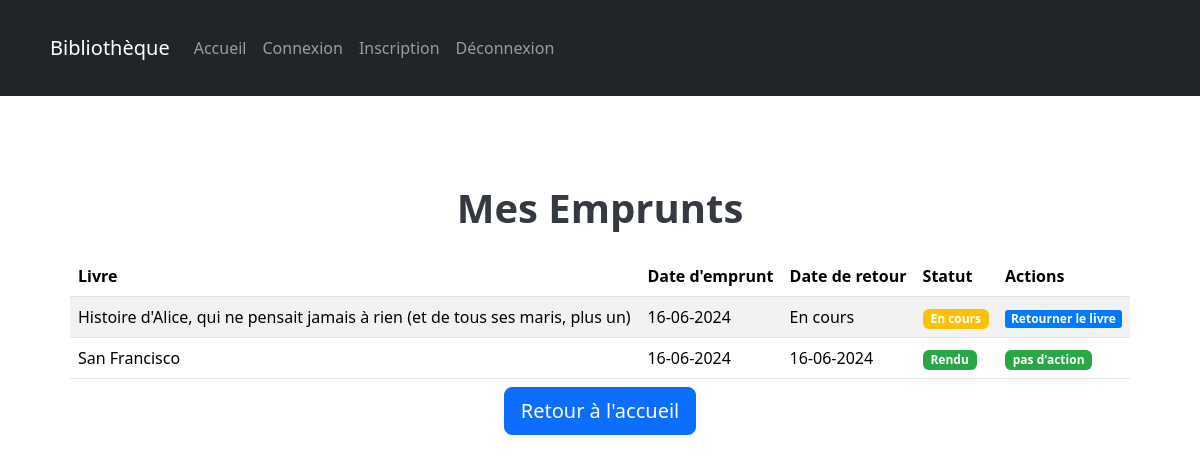
/mes_emprunts (signed in), run on the app's committed database.
### app.py (models this page shows)
class Emprunt(db.Model):
    id = db.Column(db.Integer, primary_key=True)
    utilisateur_id = db.Column(db.Integer, db.ForeignKey('utilisateur.id'), nullable=False)
    livre_id = db.Column(db.Integer, db.ForeignKey('livre.id'), nullable=False)
    date_emprunt = db.Column(db.DateTime, nullable=False)
    duree_emprunt = db.Column(db.Integer, nullable=False)
    date_retour = db.Column(db.DateTime)

class Livre(db.Model):
    id = db.Column(db.Integer, primary_key=True)
    titre = db.Column(db.String(100), nullable=False)
    auteur = db.Column(db.String(100), nullable=False)
    genre = db.Column(db.String(50), nullable=False)
    annee_publication = db.Column(db.Integer, nullable=False)
    description = db.Column(db.Text, nullable=True)
    quantite = db.Column(db.Integer, default=1, nullable=False)
    image_url = db.Column(db.String(200), nullable=True)
    emprunts = db.relationship('Emprunt', backref='livre', lazy=True)

### app.py (the view)
@app.route('/mes_emprunts')
@login_required
@role_required(is_SuperUser_required=False)
def mes_emprunts():
    emprunts = Emprunt.query.filter_by(utilisateur_id=current_user.id).all()
    return render_template('mes_emprunts.html', emprunts=emprunts)

### app.py (called while the page is built)
@login_manager.user_loader
def load_user(user_id):
    return Utilisateur.query.get(int(user_id))

def role_required(is_SuperUser_required):
    def decorator(f):
        @wraps(f)
        def decorated_function(*args, **kwargs):
            if not current_user.is_authenticated:
                return redirect(url_for('connexion'))
            if is_SuperUser_required and not current_user.is_SuperUser:
                return redirect(url_for('accueil'))
            if not is_SuperUser_required and current_user.is_SuperUser:
                return redirect(url_for('accueil_admin'))
            return f(*args, **kwargs)
        return decorated_function
    return decorator

### templates/mes_emprunts.html (shortened to what this page needs)
{% extends 'layout.html' %}
{% block content %}
<div class="container mt-4">
    <h1 class="text-center mb-4">Mes Emprunts</h1>
    <div class="table-responsive">
        <table class="table table-striped table-hover custom-table">
            <thead class="thead-dark">
                <tr>
                    <th scope="col">Livre</th>
                    <th scope="col">Date d'emprunt</th>
                    <th scope="col">Date de retour</th>
                    <th scope="col">Statut</th>
                    <th scope="col">Actions</th>
                </tr>
            </thead>
            <tbody>
                {% for emprunt in emprunts %}
                <tr>
                    <td>{{ emprunt.livre.titre }}</td>
                    <td>{{ emprunt.date_emprunt.strftime('%d-%m-%Y') }}</td>
                    <td>{% if emprunt.date_retour %}{{ emprunt.date_retour.strftime('%d-%m-%Y') }}{% else %}En cours{% endif %}</td>
                    <td>
                        <span class="badge {% if emprunt.date_retour %}badge-success{% else %}badge-warning{% endif %}">
                            {% if emprunt.date_retour %}
                                Rendu
                            {% else %}
                                En cours
                            {% endif %}
                        </span>
                    </td>
                    <td>
                        {% if not emprunt.date_retour %}
                        <a href="{{ url_for('retour_emprunt', id=emprunt.id) }}" class="badge badge-primary action-link">Retourner le livre</a>
                        {% else %}
                        <span class="badge badge-success">pas d'action</span>
                        {% endif %}
                    </td>
                </tr>
                {% endfor %}
            </tbody>
        </table>
        <div class="text-center">
            <a href="{{ url_for('accueil') }}" class="btn btn-primary btn-lg mt-2">Retour à l'accueil</a>
        </div>
    </div>
</div>
{% endblock %}

### static/CSS/style.css (style rules this page uses)
.container { padding: 20px; }
.btn { transition: all 0.3s ease; }
h1 { font-weight: 700; color: #343a40; }
.table thead { background-color: #343a40; color: white; }
.table { margin-bottom: 0; }
.badge-warning { background-color: #ffc107; }
.badge-success { background-color: #28a745; }
.custom-table .thead-dark { background-color: #343a40; color: white; }
.custom-table { margin-bottom: 0; }
.badge-primary { background-color: #007bff; color: white; cursor: pointer; transition: background-color 0.3s ease; }
.action-link { text-decoration: none; display: inline-block; padding: 0.25em 0.5em; border-radius: 0.25em; }

### data on the page
Emprunt: livre.titre "Histoire d'Alice, qui ne pensait jamais à rien (et de tous ses maris, plus un)", date_emprunt "16-06-2024", shows "En cours"
Emprunt: livre.titre "San Francisco", date_emprunt "16-06-2024", date_retour "16-06-2024", shows "Rendu", shows "pas d'action"
